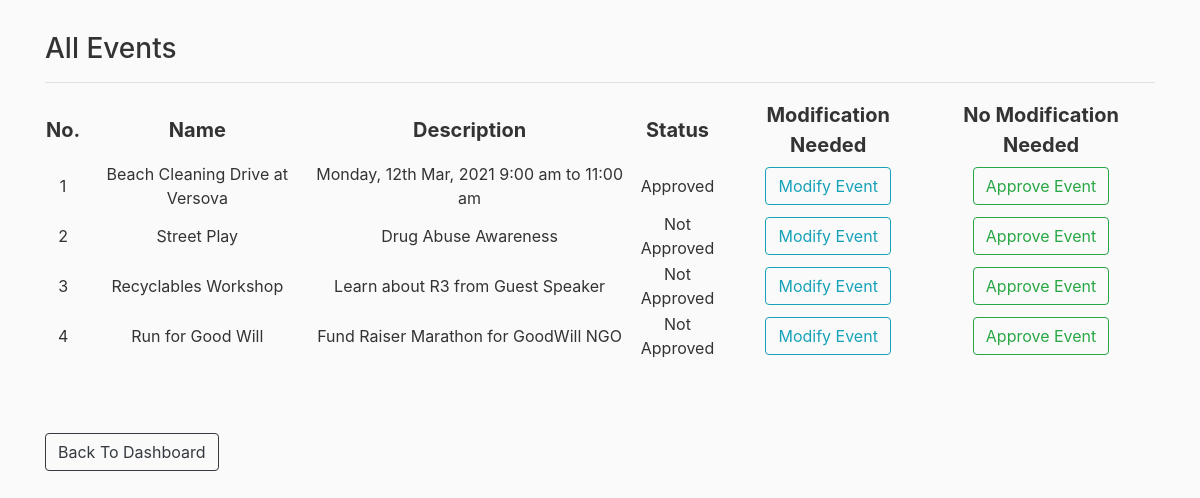
The page /cp_events (signed in) on the database its author committed.
### rbac/models.py (models this page shows)
class Event(db.Model):
    id = db.Column(db.Integer, primary_key=True)
    name = db.Column(db.String(50), unique=True)
    description = db.Column(db.String(200), unique=True, nullable=False)
    event_date = db.Column(db.DateTime, index=True, default=datetime.utcnow)
    status = db.Column(db.String(20), nullable=False, default=False) #0=not approved; 1=approved; 2=done
    users_attended = relationship("User", secondary="attendance") #event.users_attended
    users_registered = relationship("User", secondary="registration") #event.users_registered

### rbac/routes.py (the view)
@app.route("/cp_events", methods=['GET','POST'])
@login_required
def cp_events():
    if get_role(current_user) != 'CP':
        return redirect(url_for('home'))
    events = Event.query.all()
    return render_template('cp_events.html',events=events)

### rbac/models.py (called while the page is built)
@login_manager.user_loader
def load_user(user_id):
    return User.query.get(int(user_id))

### rbac/templates/cp_events.html
{% extends "layout.html" %}
{% block content %}
    <h3>All Events</h3>
    <table style="width: 100%; text-align: center;">
        <tr style="font-size: 20px;">
                <th>No.</th>
                <th>Name</th>
                <th>Description</th>
                <th>Status</th>
                <th>Modification Needed</th>
                <th>No Modification Needed</th>
        </tr>
        <hr>
        {% for event in events %}
            <tr>
                <td>{{ loop.index }}</td>
                <td>{{ event.name }}</td>
                <td>{{ event.description }}</td>
                <td>
                    {% if event.status == '1' %}
                        Approved
                    {% elif event.status == '0' %}
                        Not Approved
                    {% elif event.status == '2' %}
                        Changes Needed
                    {% endif %}
                </td>
                <td><a class="btn btn-outline-info" role="button" href="{{ url_for('modify_event',id=event.id)}}">Modify Event</a></td>
                <td><a class="btn btn-outline-success" role="button" href="{{ url_for('approve_event',id=event.id)}}">Approve Event</a></td>
            </tr>
        {% endfor %}
    </table>
    <br><br><br>
    <a href="{{ url_for('cp_dashboard') }}" class="btn btn-outline-dark" >Back To Dashboard</a>
{% endblock content %}

### rbac/static/main.css (style rules this page uses)
body { background: #fafafa; color: #333333; margin-top: 2rem; }

### rows shown on the page
Event: name "Beach Cleaning Drive at Versova", description "Monday, 12th Mar, 2021 9:00 am to 11:00 am", status "Approved"
Event: name "Street Play", description "Drug Abuse Awareness", status "Not Approved"
Event: name "Recyclables Workshop", description "Learn about R3 from Guest Speaker", status "Not Approved"
Event: name "Run for Good Will", description "Fund Raiser Marathon for GoodWill NGO", status "Not Approved"
